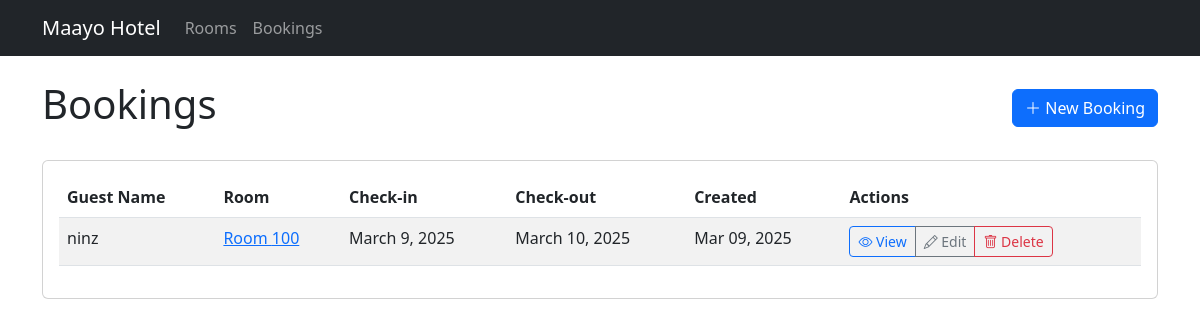
The app's page /bookings/, older data.
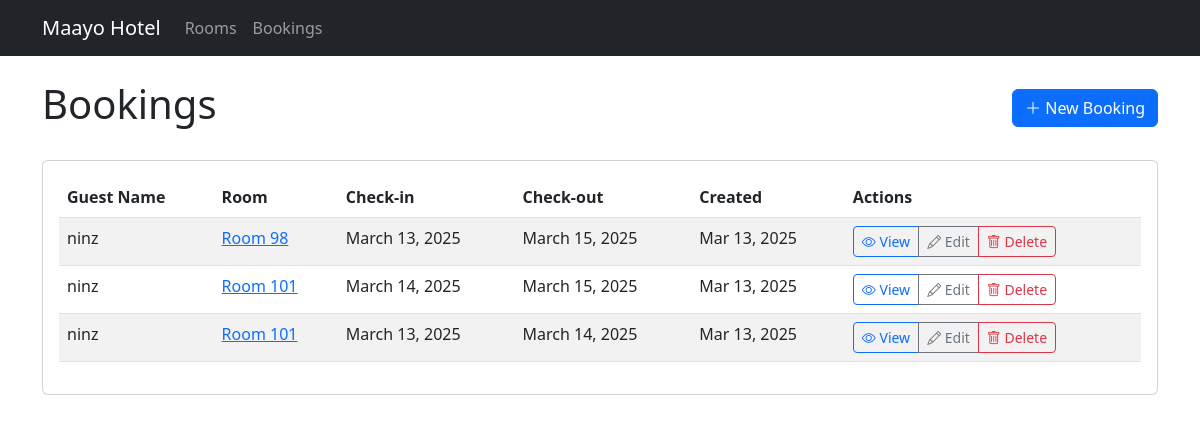
The same page, newer data.
### bookings/models.py (models this page shows, shortened)
class Booking(models.Model):
    room = models.ForeignKey(Room, on_delete=models.CASCADE, related_name='bookings')
    guest_name = models.CharField(max_length=100)
    guest_email = models.EmailField()
    check_in = models.DateField()
    check_out = models.DateField()
    created_at = models.DateTimeField(auto_now_add=True)
    class Meta:
        ordering = ['-check_in']

class Room(models.Model):
    ROOM_TYPES = [
        ('SINGLE', 'Single'),
        ('DOUBLE', 'Double'),
        ('SUITE', 'Suite'),
    ]
    room_number = models.IntegerField(unique=True)
    room_type = models.CharField(max_length=10, choices=ROOM_TYPES)
    price = models.DecimalField(max_digits=10, decimal_places=2)
    description = models.TextField(blank=True, null=True)
    is_available = models.BooleanField(default=True)
    class Meta:
        ordering = ['room_number']

### bookings/views.py (the view)
# urls.py: path('', views.BookingListView.as_view(), name='booking_list'),
class BookingListView(ListView):
    model = Booking
    template_name = 'bookings/booking_list.html'
    context_object_name = 'bookings'
    ordering = ['-created_at']

### bookings/templates/bookings/booking_list.html (shortened to what this page needs)
{% extends 'bookings/base.html' %}
{% block content %}
<div class="d-flex justify-content-between align-items-center mb-4">
    <h1>Bookings</h1>
    <a href="{% url 'bookings:booking_create' %}" class="btn btn-primary">
        <i class="bi bi-plus-lg"></i> New Booking
    </a>
</div>
<div class="card">
    <div class="card-body">
        {% if bookings %}
            <div class="table-responsive">
                <table class="table table-striped table-hover">
                    <thead>
                        <tr>
                            <th>Guest Name</th>
                            <th>Room</th>
                            <th>Check-in</th>
                            <th>Check-out</th>
                            <th>Created</th>
                            <th>Actions</th>
                        </tr>
                    </thead>
                    <tbody>
                        {% for booking in bookings %}
                        <tr>
                            <td>{{ booking.guest_name }}</td>
                            <td>
                                <a href="{% url 'bookings:room_detail' booking.room.pk %}">
                                    Room {{ booking.room.room_number }}
                                </a>
                            </td>
                            <td>{{ booking.check_in }}</td>
                            <td>{{ booking.check_out }}</td>
                            <td>{{ booking.created_at|date:"M d, Y" }}</td>
                            <td>
                                <div class="btn-group">
                                    <a href="{% url 'bookings:booking_detail' booking.pk %}" class="btn btn-sm btn-outline-primary">
                                        <i class="bi bi-eye"></i> View
                                    </a>
                                    <a href="{% url 'bookings:booking_update' booking.pk %}" class="btn btn-sm btn-outline-secondary">
                                        <i class="bi bi-pencil"></i> Edit
                                    </a>
                                    <a href="{% url 'bookings:booking_delete' booking.pk %}" class="btn btn-sm btn-outline-danger">
                                        <i class="bi bi-trash"></i> Delete
                                    </a>
                                </div>
                            </td>
                        </tr>
                        {% endfor %}
                    </tbody>
                </table>
            </div>
        {% else %}
            <div class="alert alert-info">
                No bookings found. Click "New Booking" to create one.
            </div>
        {% endif %}
    </div>
</div>
{% endblock %}

Row changes from the older to the newer data that the page shows:
removed Booking: guest_name "ninz", room.room_number "100", check_in "March 9, 2025", check_out "March 10, 2025", created_at "Mar 09, 2025"
added Booking: guest_name "ninz", room.room_number "98", check_in "March 13, 2025", check_out "March 15, 2025", created_at "Mar 13, 2025"
added Booking: guest_name "ninz", room.room_number "101", check_in "March 14, 2025", check_out "March 15, 2025", created_at "Mar 13, 2025"
added Booking: guest_name "ninz", room.room_number "101", check_in "March 13, 2025", check_out "March 14, 2025", created_at "Mar 13, 2025"
